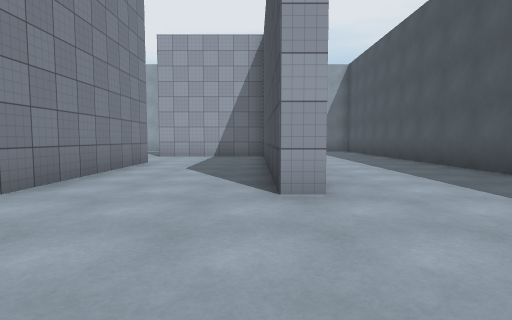
[1] (above)

24 first-person views from a walk through a Unity game level. The camera is 1.2 m above the floor, tilts 4° down and sees 80° across. The floor is counted in squares, 2 m on a side. Each view is taken from the middle of a square. On the plan, view 1 faces up. The plan holds only what a view shows up to about 9 squares ahead; the rest is blank. The place goes on beyond the plan. The player is left out. Surface patterns are stand-ins for the level's own textures.

[2]
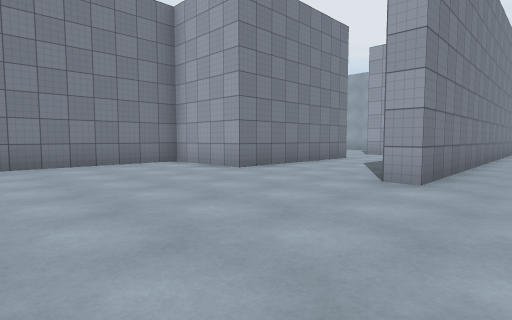

[3]
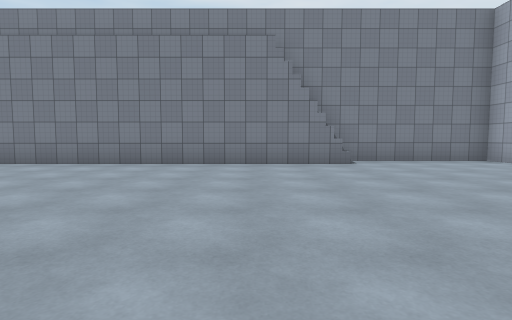

[4]
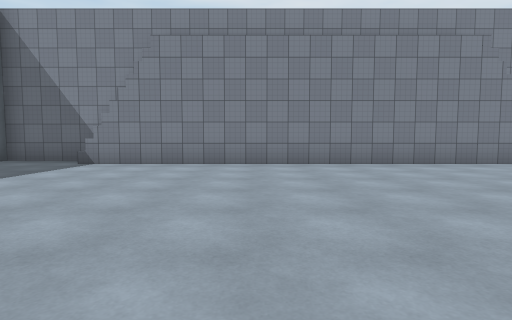

[5]
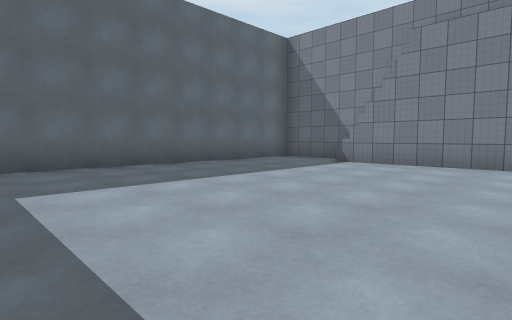

[6]
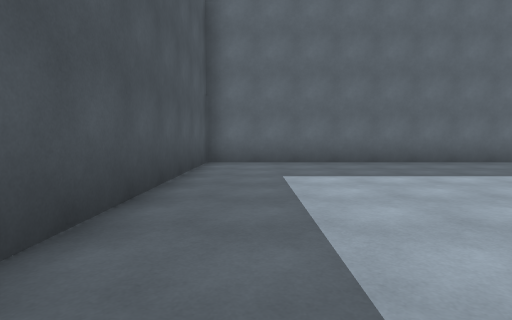

[7]
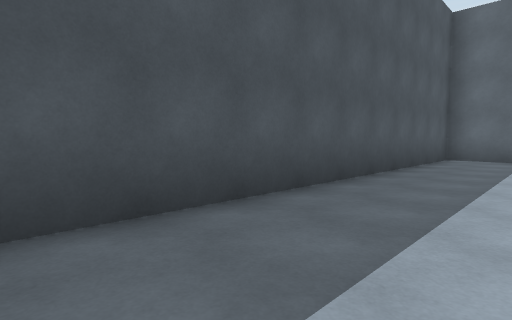

[8]
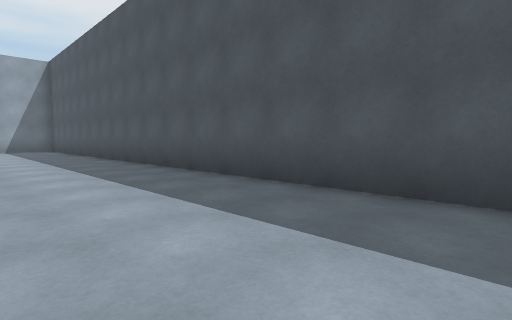

[9]
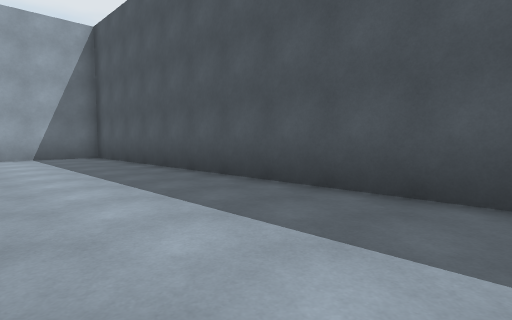

[10]
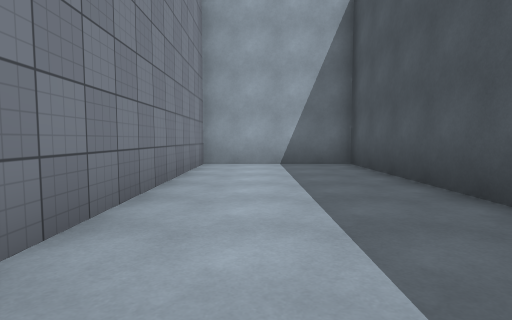

[11]
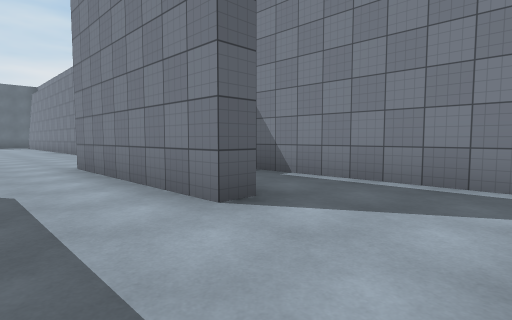

[12]
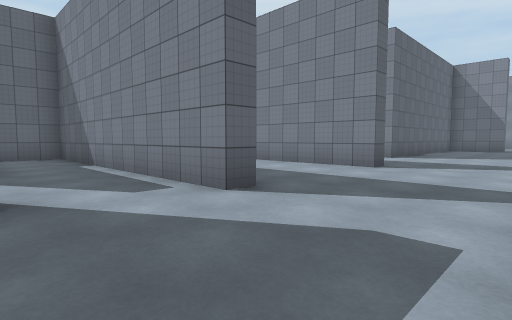

[13]
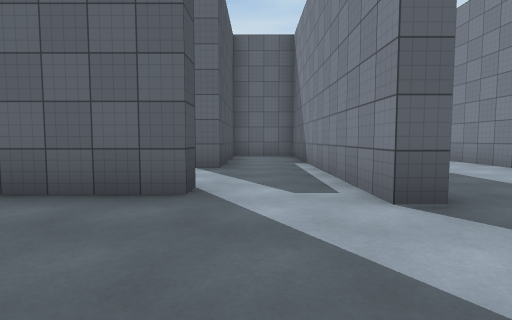

[14]
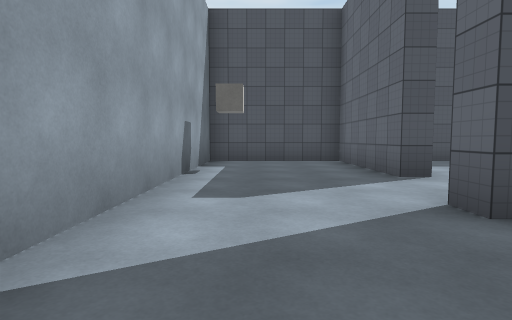

[15]
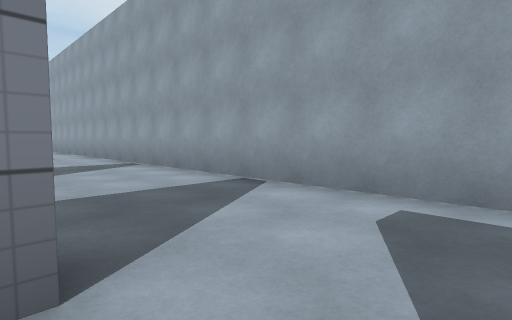

[16]
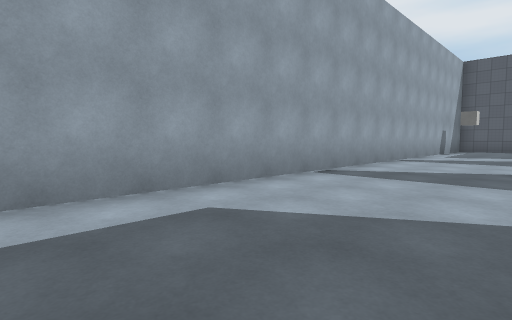

[17]
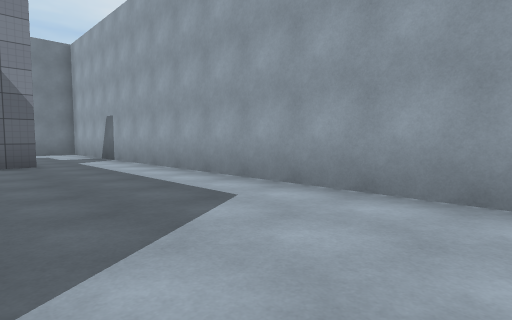

[18]
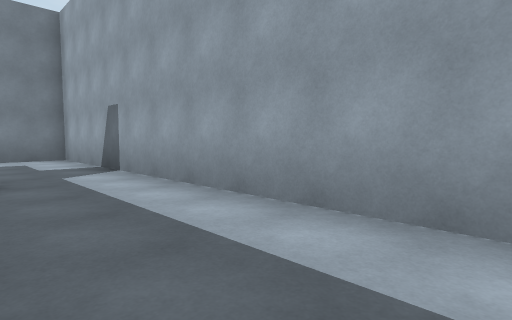

[19]
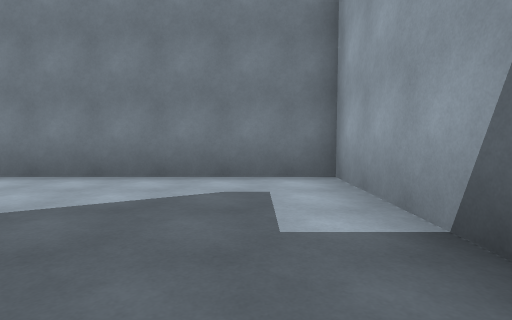

[20]
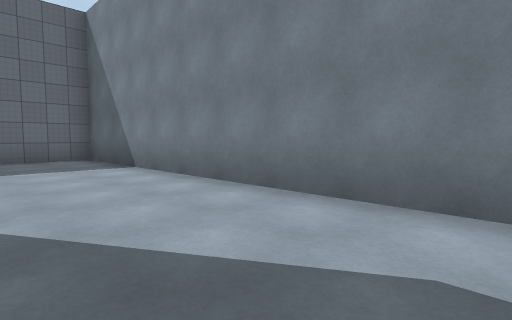

[21]
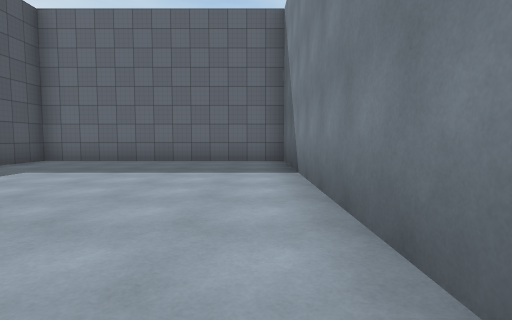

[22]
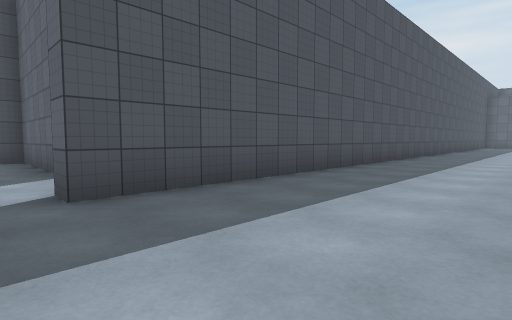

[23]
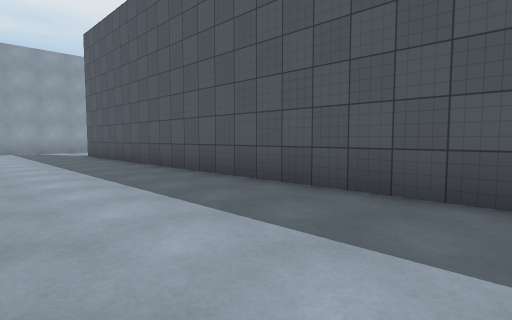

[24]
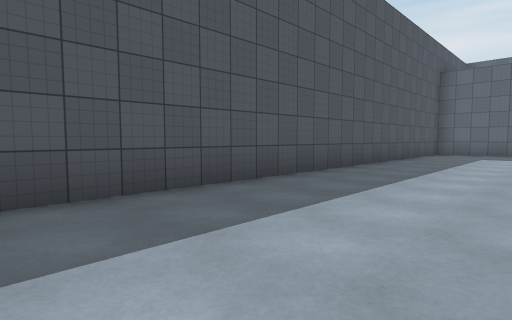

### Floor plan
Key: @ floor where view 1 was taken; # wall or solid block; . main floor; - floor 9 m lower than the main floor; / step, stairs or slope.
Columns run from 25 left of view 1 to 5 right of it. Each row starts with its distance up from view 1.
 15 ###############################
 14 #........................#....#
 13 #........................#....#
 12 #....-...................#....#
 11 #...    .......//..#..####....#
 10 #...            /..#.....#....#
  9 #....           /..#.....#....#
  8 #.....          /..#.....#....#
  7 #.....          /..#..#..#....#
  6 #......         /..#..#..#....#
  5 #......-        /..#..#..#....#
  4 ###....-        /..####..#....#
  3                 /..#..........#
  2                 /..#..........#
  1                 /..#..........#
  0                 /..##....@....#
 -1                 ....#.........#
 -2                 ....#.........#
 -3                 ....#........
 -4                  ...#.......
 -5                  ...#.........#
 -6                  ...#.........#
 -7                  ...#.........#
 -8                  ...#.........#
 -9                  .. #.........#
-10                     #.........#
-11                     #.........#
-12                    ##.........#
-13                    #..........#
-14                    #..........#
-15                    ############

Positions as (right, up) in squares from view 1, and headings:
1: (0, 0), facing up
2: (2, -1), facing up-left
3: (3, -3), facing left
4: (3, -8), facing left
5: (3, -8), facing down-left
6: (3, -7), facing down
7: (2, -5), facing down-right
8: (1, -2), facing up-right
9: (1, 4), facing up-right
10: (2, 7), facing up
11: (-1, 10), facing down-left
12: (-3, 14), facing down-left
13: (-4, 14), facing down
14: (-8, 13), facing right
15: (-4, 11), facing up-left
16: (-16, 11), facing up-right
17: (-12, 11), facing up-left
18: (-15, 12), facing up-left
19: (-20, 13), facing left
20: (-22, 13), facing down-left
21: (-24, 12), facing down
22: (-9, 12), facing down-right
23: (-9, 0), facing up-right
24: (-9, 2), facing down-right
